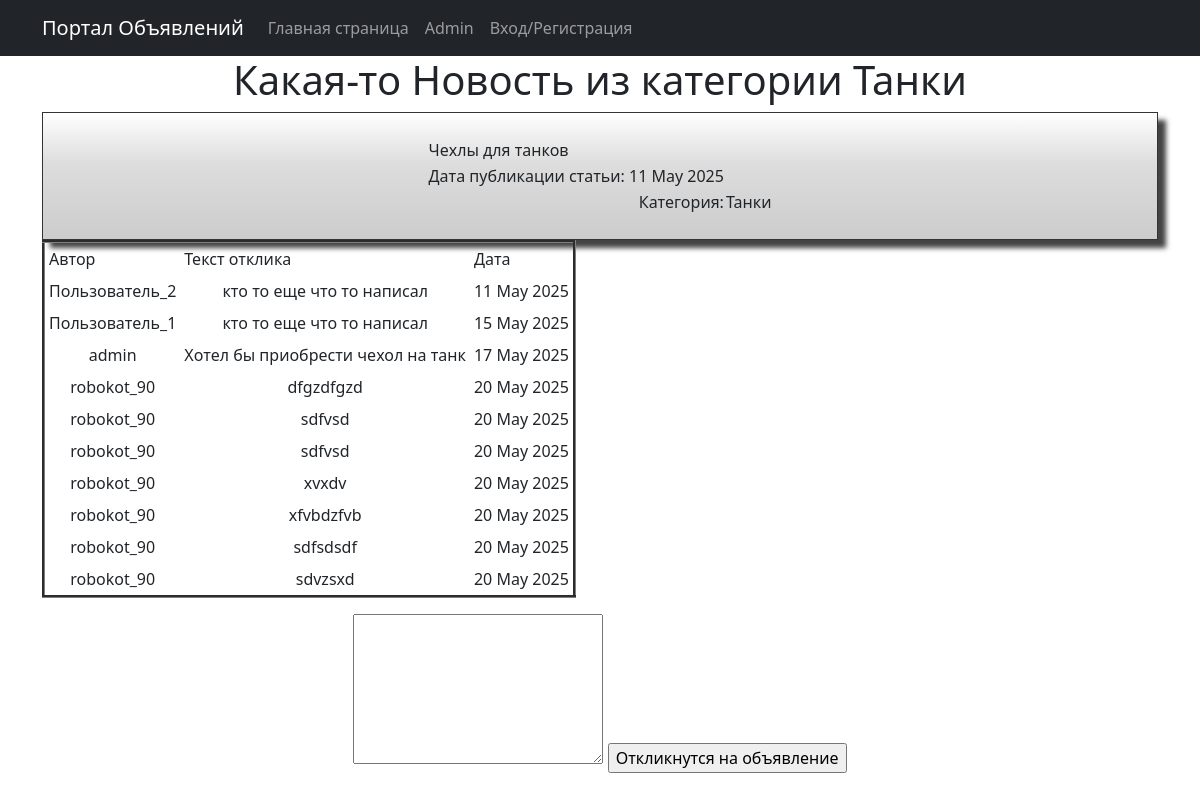
Before: /1 with the older database file.
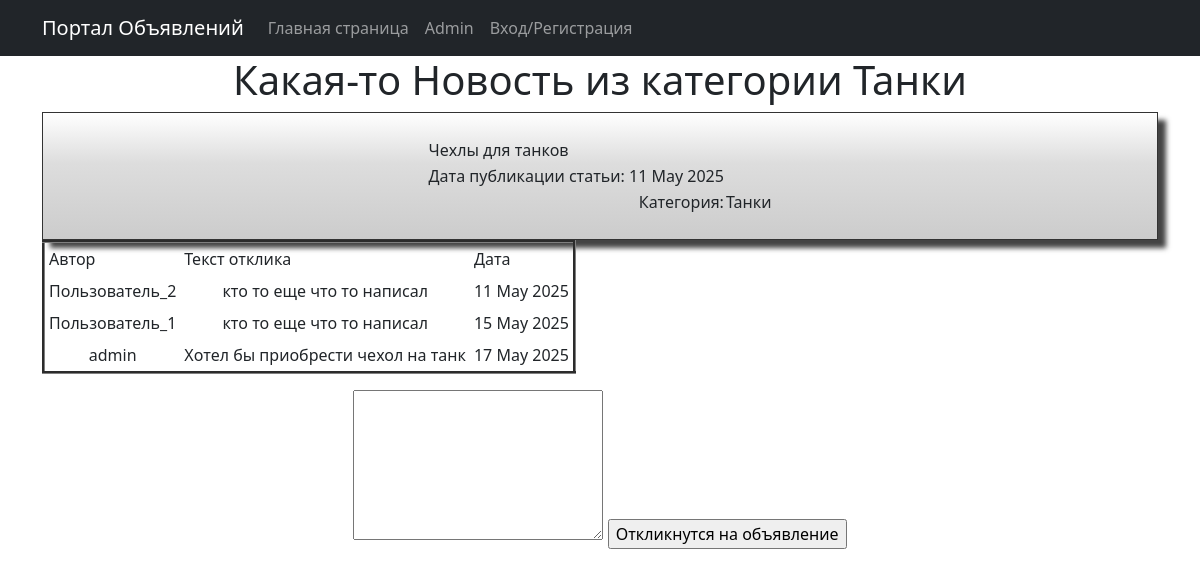
After: the same page with the newer database file.
### advertisement/models.py (models this page shows, shortened)
class Advertisement(models.Model):
    user_id = models.ForeignKey(User, on_delete=models.CASCADE)
    title_ad = models.CharField(max_length=128)
    text_ad = CKEditor5Field()
    category = models.ForeignKey(Category, on_delete=models.CASCADE)
    date_time = models.DateTimeField(auto_now_add=True)

class Category(models.Model):
    name = models.CharField(max_length=64, unique=True)
    def __str__(self):
        return self.name

class Feedback(models.Model):
    ad_id = models.ForeignKey(Advertisement, on_delete=models.CASCADE)
    user_id = models.ForeignKey(User, on_delete=models.CASCADE)
    text_feedback = models.CharField(max_length = 255)
    feedback_received = models.BooleanField(default = False)
    date_time = models.DateTimeField(auto_now_add=True)

### advertisement/views.py (the view)
# urls.py: path('<int:pk>', AdDetail.as_view(), name='ad_detail'),
class AdDetail(DetailView):
    model = Advertisement
    template_name = 'advertisement/ad_detail.html'
    context_object_name = 'ad_detail'
    def get_context_data(self, **kwargs):
        ad = self.get_object()
        if ad.user_id == self.request.user:
            author_ad = True
        else:
            author_ad = False
        context = super().get_context_data(**kwargs)
        context['feedbacks'] = Feedback.objects.filter(ad_id=ad.pk)
        context['author_ad'] = author_ad
        context['not_author_ad'] = not author_ad
        return context

### templates/advertisement/ad_detail.html (shortened to what this page needs)
{% extends 'flatpages/default.html' %}
{% block content %}
<h1>{{ ad_detail.title_ad }}</h1>
        <div class="shadowbox">
                <table align="center">
                    <tr><td align="left">{{ ad_detail.text_ad | safe }}</td></tr>
                    <tr><td align="right"> Дата публикации статьи: {{ ad_detail.date_time | date:'d M Y' }}</td></tr>
                    <tr>
                        <td align="right"> Категория:</td>
                        <td> {{ ad_detail.category }} </td>
                    </tr>
                </table>
        </div>
<div>
        {% if feedbacks %}
            <table border="3" cellpadding="4" cellspacing="1">
                <tr>
                    <td align="left">Автор</td>
                    <td align="left">Текст отклика</td>
                    <td align="left">Дата</td>
                </tr>
                {% for feedback in feedbacks%}
                <tr>
                    <td>{{ feedback.user_id }}</td>
                    <td>{{ feedback.text_feedback }}</td>
                    <td>{{ feedback.date_time | date:'d M Y' }}</td>
                </tr>
                {% endfor %}
            </table>
        {% else %}
        <h4>Откликов нет!</h4>
        {% endif%}
</div>
<div>
    {% if not_author_ad %}
            <form action="{% url 'create_feedback' ad_detail.pk %}" method="post">
            <textarea name="text" style="width:250px;height:150px;"></textarea>
            <input type="submit" value="Откликнутся на объявление">
        </form>
    {% endif%}
</div>
{% endblock content %}

### templates/flatpages/default.html (shortened to what this page needs)
<!DOCTYPE html>
<html lang="en">
    <head>
       {% load static %}
        <link href="{% static 'css/styles.css' %}" rel="stylesheet" />
    </head>
    <body>
        <nav class="navbar navbar-expand-lg navbar-dark bg-dark static-top">
            <div class="container">
                 <a class="navbar-brand" href="#">Портал Объявлений</a>
                 <div class="collapse navbar-collapse" id="navbarResponsive">
                     <ul class="navbar-nav ml-auto">
                         <li class="nav-item active">
                             <a class="nav-link" href="/">Главная страница</a>
                         </li>
                         <li class="nav-item">
                             <a class="nav-link" href="/admin/">Admin</a>
                         </li>
                         <li class="nav-item">
                             <a class="nav-link" href="/accounts/login/">Вход/Регистрация</a>
                         </li>
                     </ul>
                 </div>
             </div>
        </nav>
        <div class="container">
            <div class="row">
                 <div class="col-lg-12 text-center">
                     {% block content %}{% endblock content %}
                 </div>
            </div>
        </div>
    </body>
</html>

### templates/advertisement/ad_detail.html (style rules this page uses)
.shadowbox { width: 100%; margin: 0 auto; border: 1px solid #333; box-shadow: 8px 8px 5px #444; padding: 8px 12px; background-image: linear-gradient(180deg, #fff, #ddd 40%, #ccc); }

Changed rows visible on the page:
removed Feedback: user_id "robokot_90", text_feedback "dfgzdfgzd", date_time "20 May 2025"
removed Feedback: user_id "robokot_90", text_feedback "sdfvsd", date_time "20 May 2025"
removed Feedback: user_id "robokot_90", text_feedback "sdfvsd", date_time "20 May 2025"
removed Feedback: user_id "robokot_90", text_feedback "xvxdv", date_time "20 May 2025"
removed Feedback: user_id "robokot_90", text_feedback "xfvbdzfvb", date_time "20 May 2025"
removed Feedback: user_id "robokot_90", text_feedback "sdfsdsdf", date_time "20 May 2025"
removed Feedback: user_id "robokot_90", text_feedback "sdvzsxd", date_time "20 May 2025"
